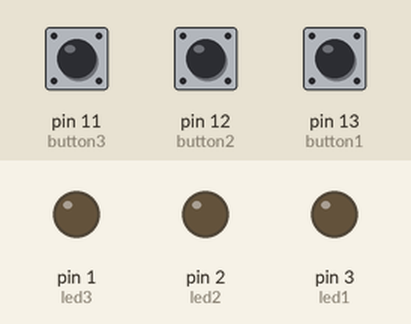
Recording of a sketch running on a simulated Arduino Uno, built with avr-gcc and run on an emulated ATmega328P. On the bench: output pins drawn as LEDs (lit = HIGH). Dashed ring = blinking. The inputs (shaded band) are chosen by the test bench; at power-on: pin 11 (button3) LOW, pin 12 (button2) LOW, pin 13 (button1) LOW.

Above: at 1.2 s.
1.3 s: pin 11 (button3) pulled HIGH for 0.15 s
At 1.45 s:
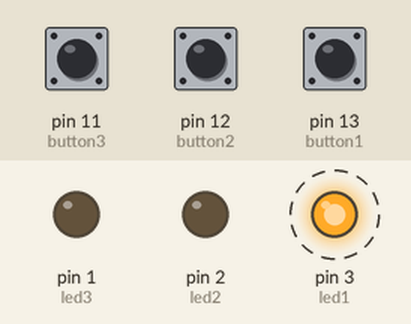
4.3 s: pin 12 (button2) pulled HIGH for 0.15 s
At 4.45 s:
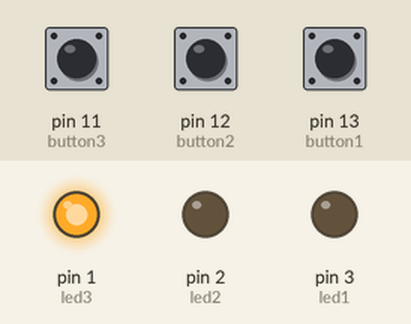
6.7 s: pin 13 (button1) pulled HIGH for 1 s
At 7.15 s:
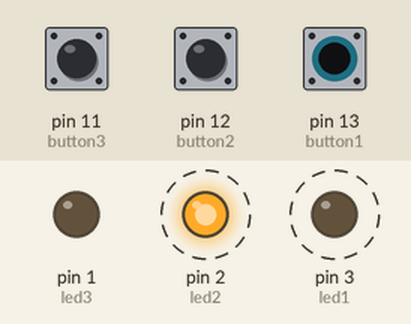
9.7 s: pin 13 (button1) pulled HIGH for 3.2 s
At 10.45 s:
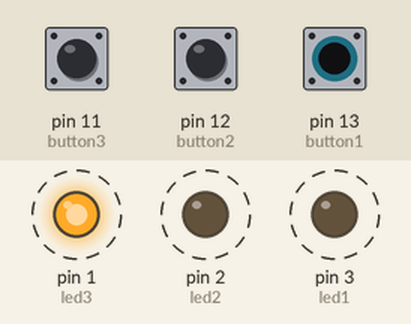
14.4 s: pin 11 (button3) pulled HIGH for 1 s
At 15.3 s:
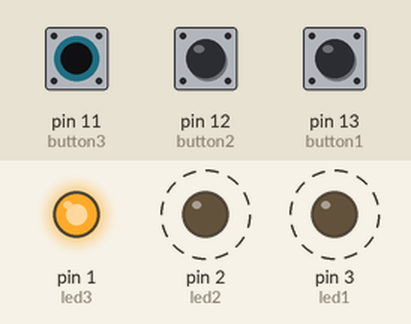
Timing chart, 0 to 17.7 s (numbered marks = the images above; inputs shaded):
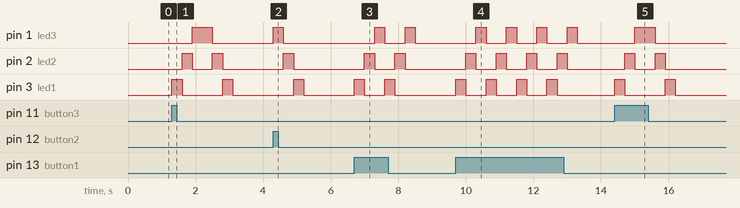

Measured:
- after the input at 1.3 s, pin 1 (led3): LOW → HIGH after 0.60 s, → LOW 0.60 s later; pin 2 (led2): alternates HIGH for 0.30 s and LOW for 0.60 s, 4 changes in all, then stays LOW, starting after 0.30 s; pin 3 (led1): alternates HIGH for 0.30 s and LOW for 1.2 s, starting at once
- after the input at 4.3 s, pin 1 (led3): LOW → HIGH at once, → LOW 0.30 s later; pin 2 (led2): LOW → HIGH after 0.30 s, → LOW 0.30 s later; pin 3 (led1): LOW → HIGH after 0.60 s, → LOW 0.30 s later
- after the input at 6.7 s, pin 1 (led3): alternates HIGH for 0.30 s and LOW for 0.60 s, 4 changes in all, then stays LOW, starting after 0.60 s; pin 2 (led2): alternates HIGH for 0.30 s and LOW for 0.60 s, 4 changes in all, then stays LOW, starting after 0.30 s
- after the input at 9.7 s, pin 1 (led3): alternates HIGH for 0.30 s and LOW for 0.60 s, starting after 0.60 s; pin 2 (led2): alternates HIGH for 0.30 s and LOW for 0.60 s, 8 changes in all, then stays LOW, starting after 0.30 s; pin 3 (led1): alternates HIGH for 0.30 s and LOW for 0.60 s, 8 changes in all, then stays LOW, starting at once
- after the input at 14.4 s, pin 1 (led3): LOW → HIGH after 0.60 s, → LOW 0.60 s later; pin 2 (led2): alternates HIGH for 0.30 s and LOW for 0.60 s, 4 changes in all, then stays LOW, starting after 0.30 s; pin 3 (led1): alternates HIGH for 0.30 s and LOW for 1.2 s, 4 changes in all, then stays LOW, starting at once

The sketch:

TE_2A_10_Lola_Ardelia_Wardani_3_TOMBOL_sketch.ino
```cpp
// Pin definisi
const int led1 = 3;
const int led2 = 2;
const int led3 = 1;
const int button1 = 13;  // Tombol untuk running dari kiri ke kanan
const int button2 = 12;  // Tombol untuk running dari kanan ke kiri
const int button3 = 11;  // Tombol untuk running bolak-balik

int buttonState1 = 0;
int buttonState2 = 0;
int buttonState3 = 0;

void setup() {
  // Atur pin LED sebagai output
  pinMode(led1, OUTPUT);
  pinMode(led2, OUTPUT);
  pinMode(led3, OUTPUT);

  // Atur pin tombol sebagai input
  pinMode(button1, INPUT);
  pinMode(button2, INPUT);
  pinMode(button3, INPUT);

  // Awal status LED mati
  digitalWrite(led1, LOW);
  digitalWrite(led2, LOW);
  digitalWrite(led3, LOW);
}

void loop() {
  // Baca status tombol
  buttonState1 = digitalRead(button1);
  buttonState2 = digitalRead(button2);
  buttonState3 = digitalRead(button3);

  // Jika tombol pertama ditekan, jalankan LED dari kiri ke kanan
  if (buttonState1 == HIGH) {
    runLeftToRight();
  }

  // Jika tombol kedua ditekan, jalankan LED dari kanan ke kiri
  if (buttonState2 == HIGH) {
    runRightToLeft();
  }

  // Jika tombol ketiga ditekan, jalankan LED bolak-balik
  if (buttonState3 == HIGH) {
    runBackAndForth();
  }
}

// Fungsi untuk menjalankan LED dari kiri ke kanan
void runLeftToRight() {
  digitalWrite(led1, HIGH);
  delay(300);
  digitalWrite(led1, LOW);

  digitalWrite(led2, HIGH);
  delay(300);
  digitalWrite(led2, LOW);

  digitalWrite(led3, HIGH);
  delay(300);
  digitalWrite(led3, LOW);
}

// Fungsi untuk menjalankan LED dari kanan ke kiri
void runRightToLeft() {
  digitalWrite(led3, HIGH);
  delay(300);
  digitalWrite(led3, LOW);

  digitalWrite(led2, HIGH);
  delay(300);
  digitalWrite(led2, LOW);

  digitalWrite(led1, HIGH);
  delay(300);
  digitalWrite(led1, LOW);
}

// Fungsi untuk menjalankan LED bolak-balik
void runBackAndForth() {
  // Kiri ke kanan
  runLeftToRight();
  // Kanan ke kiri
  runRightToLeft();
}
```
